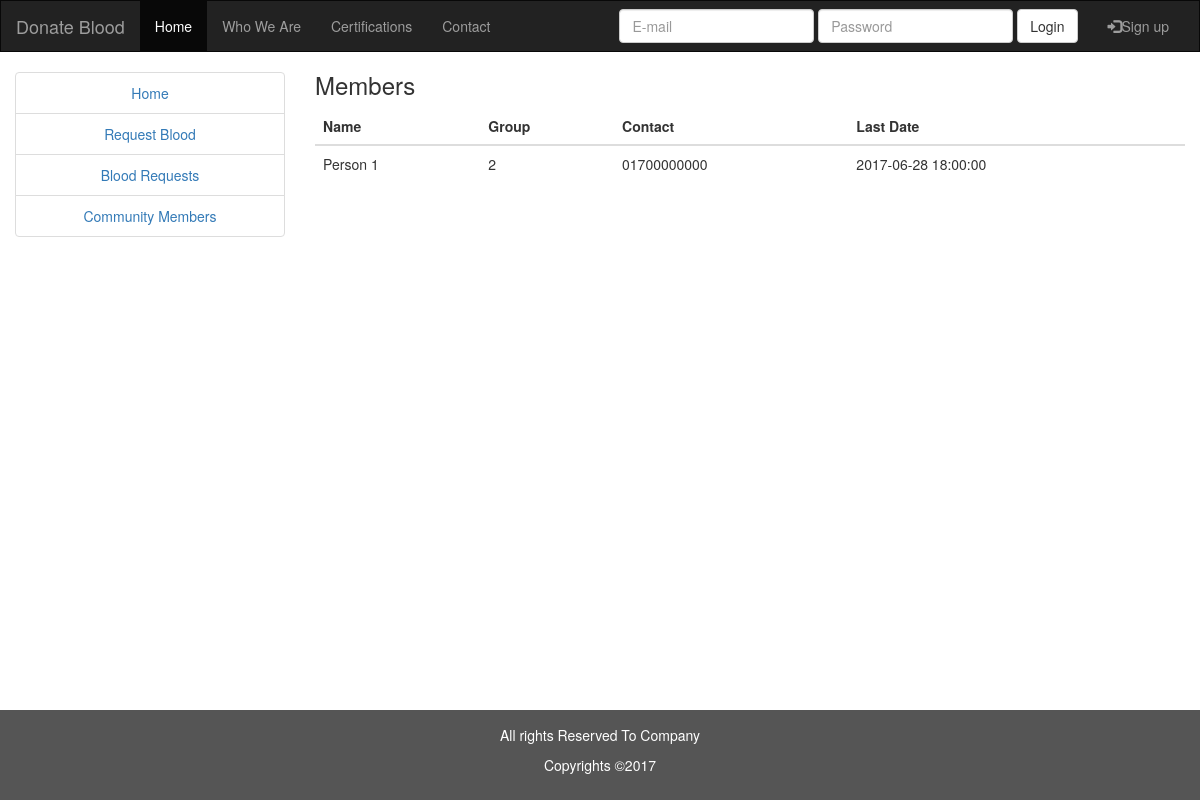
Screenshot of /members/index.php with the database file from the repository.
### tables this page shows
CREATE TABLE `users` (
  `id` int(11) NOT NULL,
  `name` varchar(50) NOT NULL,
  `email` varchar(50) NOT NULL,
  `password` text NOT NULL,
  `blood_group` text NOT NULL,
  `contact` text NOT NULL,
  `address` text NOT NULL,
  `last_donate_date` timestamp NOT NULL DEFAULT CURRENT_TIMESTAMP ON UPDATE CURRENT_TIMESTAMP
);

### members/index.php (the view, shortened to what this page needs)
<!DOCTYPE html>
<html lang="en">
<head>
    <link rel="stylesheet" href="https://maxcdn.bootstrapcdn.com/bootstrap/3.3.7/css/bootstrap.min.css">
    <link rel="stylesheet" href="./css/styles.css">
    <link rel="stylesheet" href="../css/styles.css">
</head>
<body>
<nav class="navbar navbar-inverse">
    <div class="container-fluid">
        <div class="navbar-header">
            <a class="navbar-brand" href="../index.php">Donate Blood</a>
        </div>
        <div class="collapse navbar-collapse" id="myNavbar">
            <ul class="nav navbar-nav">
                <li class="active"><a href="../index.php">Home</a></li>
                <li><a href="#">Who We Are</a></li>
                <li><a href="#">Certifications</a></li>
                <li><a href="#">Contact</a></li>
            </ul>
            <ul class="nav navbar-nav navbar-right">
                <li><a href="../signup/index.html"><span class="glyphicon glyphicon-log-in"></span>Sign up</a></li>
            </ul>
            <form method="post" action="../php/login.php" class="navbar-form navbar-right">
                <div class="form-group">
                    <input name="email" type="text" class="form-control" placeholder="E-mail">
                    <input type="password" name="pass" class="form-control" placeholder="Password">
                </div>
                <button type="submit" class="btn btn-default">Login</button>
            </form>
        </div>
    </div>
</nav>
<div class="container-fluid text-center">
    <div class="row content">
        <div class="col-sm-3 sidenav">
            <ul class="list-group">
                <li class="list-group-item"><a href="../index.php">Home</a></li>
                <li class="list-group-item"><a href="../request/index.php">Request Blood</a></li>
                <li class="list-group-item"><a href="../view/index.php">Blood Requests</a></li>
                <li class="list-group-item"><a href="../members/index.php">Community Members</a></li>
            </ul>
        </div>
        <div class="col-sm-9 text-left">
            <H3>Members</H3>
            <table class="table table-hover">
                <thead>
                <tr>
                    <th>Name</th>
                    <th>Group</th>
                    <th>Contact</th>
                    <th>Last Date</th>
                </tr>
                </thead>
                <tbody>
                <?php
                include '../php/connection.php';
                $sql='SELECT * FROM users;';
                $run=mysqli_query($con,$sql);
                while($row=mysqli_fetch_assoc($run)){ ?>
                <tr>
                    <td><?php echo $row['name'];?></td>
                    <td><?php echo $row['blood_group'];?></td>
                    <td><?php echo $row['contact'];?></td>
                    <td><?php echo $row['last_donate_date'];?></td>
                    <?php }
                    ?>
                </tbody>
            </table>
        </div>
    </div>
</div>
<br><br><br><br><br><br><br>
<footer class="navbar-fixed-bottom container-fluid text-center">
    <p>All rights Reserved To Company</p>
    <p>Copyrights &copy;2017</p>
</footer>
</body>
</html>

### css/styles.css (style rules this page uses)
.navbar { margin-bottom: 0; border-radius: 0; }
.row.content { height: 450px }
.sidenav { padding-top: 20px; min-height: 100%; }
footer { background-color: #555; color: white; padding: 15px; }

### rows the page displays
users: name "Person 1", blood_group "2", contact "01700000000", last_donate_date "2017-06-28 18:00:00"
